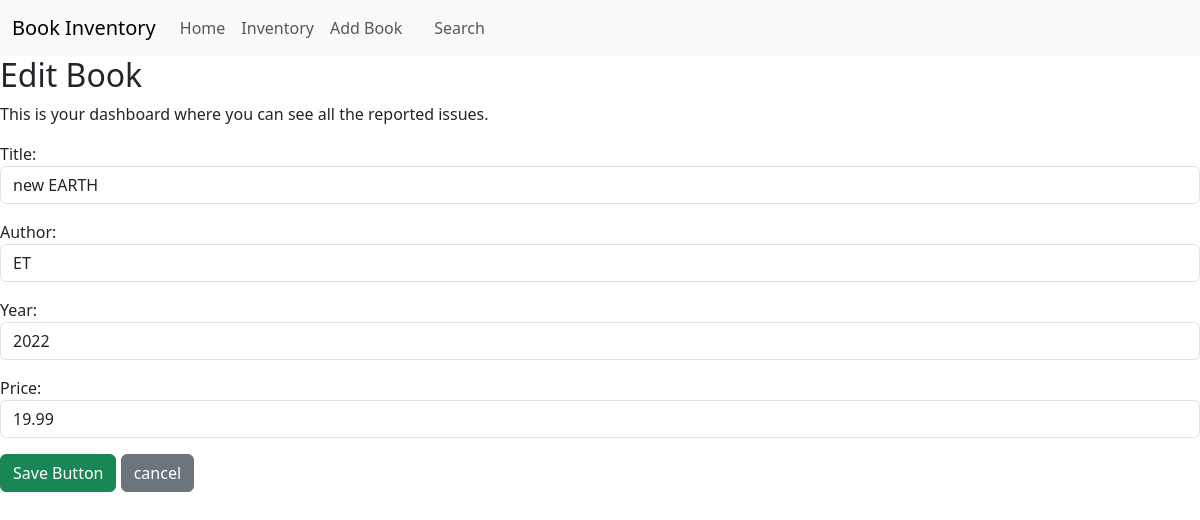
Screenshot of /edit_book/2/ with the database file from the repository.
### inventory/models.py (models this page shows, shortened)
class Book(models.Model):
    title = models.CharField(max_length=100)
    author = models.CharField(max_length=100)
    year = models.PositiveIntegerField()
    price = models.DecimalField(max_digits=6, decimal_places=2)

### inventory/views.py (the view)
# urls.py: path('edit_book/<int:pk>/', views.UpdateBookView.as_view(), name='edit_book'),
class UpdateBookView(UpdateView):
  model = Book
  form_class = BookForm
  template_name = 'inventory/edit_book.html'
  success_url = reverse_lazy('inventory_page')

### inventory/form.py
class BookForm(forms.ModelForm):
  class Meta:
    model = Book
    fields = ['title', 'author', 'year', 'price']
    widgets = {
      'title': forms.TextInput(attrs={'class': 'form-control'}),
      'author': forms.TextInput(attrs={'class': 'form-control'}),
      'year': forms.NumberInput(attrs={'class': 'form-control'}),
      'price': forms.NumberInput(attrs={'class': 'form-control', 'step': '0.01'}),
    }

### templates/inventory/edit_book.html (shortened to what this page needs)
{% extends 'base.html' %}
{% load static %}
{% block content %}
  <h2>Edit Book</h2>
  <p>This is your dashboard where you can see all the reported issues.</p>
  <form action="" method="POST">
    {{form.as_p}}
    <button type=" submit" class="btn btn-success">Save Button</button>
    <a href="{% url 'inventory_page' %}" class="btn btn-secondary">cancel</a>
  </form>
{% endblock content %}

### rows the page displays
Book: title "new EARTH", author "ET", year "2022", price "19.99"
